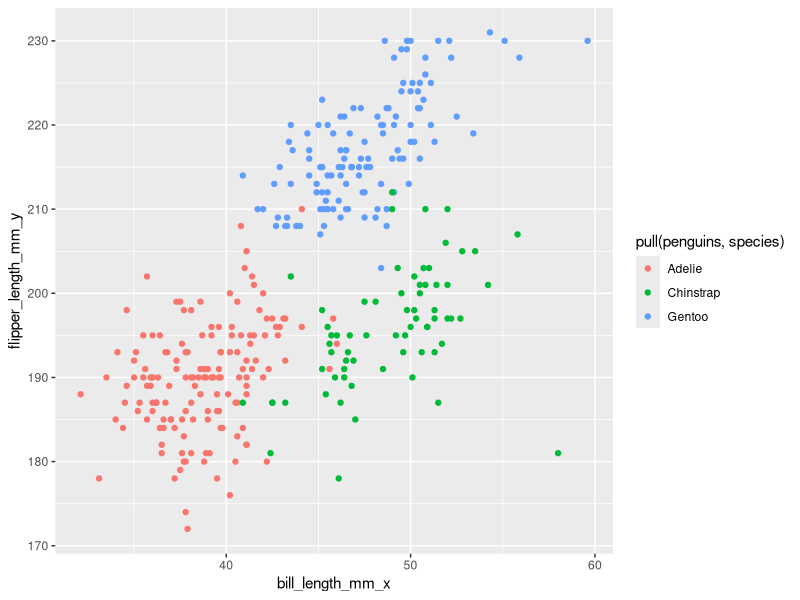
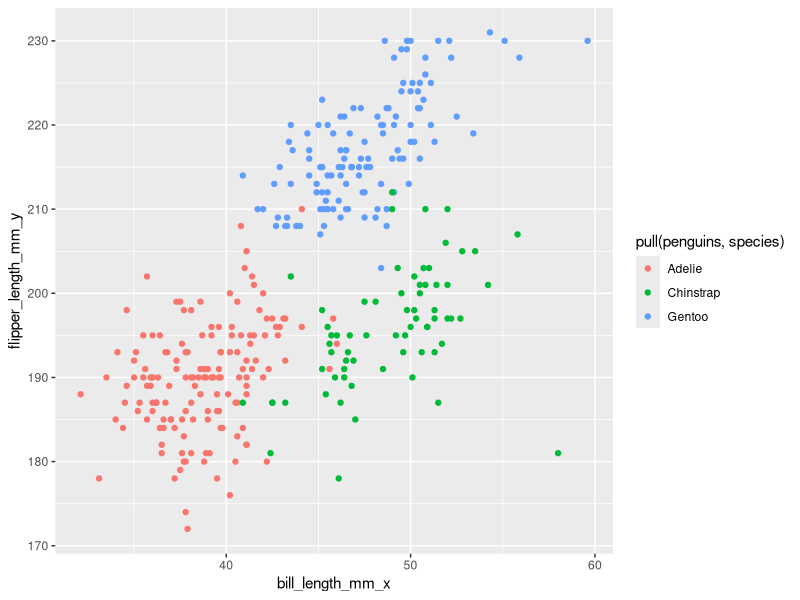

Write the R code that produced these figures, in order.
## ---- chunk 1
library(tidyverse)
## ---- chunk 2
data("penguins", package = "palmerpenguins")
## ---- chunk 3
plot_penguins =
  tibble(
    bill_length_mm_x = pull(penguins, bill_length_mm),
    flipper_length_mm_y = pull(penguins, flipper_length_mm)
  )
ggplot(plot_penguins, aes(x=bill_length_mm_x, y=flipper_length_mm_y, color = pull(penguins, species))) + geom_point()

ggsave("penguins_scatter_plot.pdf", height = 4, width = 6)
